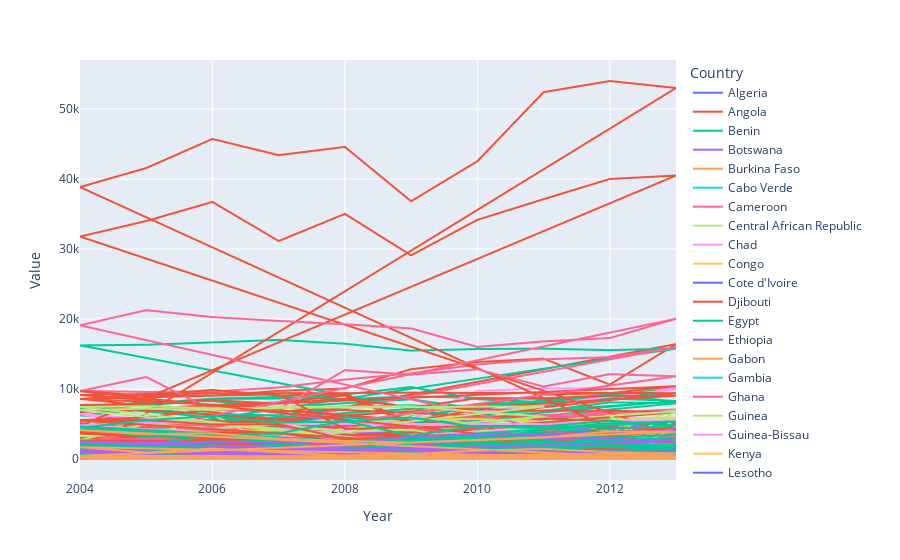

The notebook cell saved with this chart:
### Code cell
import plotly.express as px
#df = px.data.prod() # iris is a pandas DataFrame
df = prod
fig = px.line(df, x="Year", y="Value", color="Country")
fig.show()

### Figure 1 — Plotly figure (JSON) as saved in the notebook; plotly's stock layout.template omitted (floating-point values rounded to 4 significant figures; data arrays with more than 128 entries replaced by an {"elided": "..."} marker saying what was removed)
{"data": [{"hovertemplate": "Country=Algeria<br>Year=%{x}<br>Value=%{y}<extra></extra>", "legendgroup": "Algeria", "line": {"color": "#636efa", "dash": "solid"}, "mode": "lines", "name": "Algeria", "showlegend": true, "type": "scattergl", "x": {"elided": "580 int values"}, "xaxis": "x", "y": {"elided": "580 int values"}, "yaxis": "y"}, {"hovertemplate": "Country=Angola<br>Year=%{x}<br>Value=%{y}<extra></extra>", "legendgroup": "Angola", "line": {"color": "#EF553B", "dash": "solid"}, "mode": "lines", "name": "Angola", "showlegend": true, "type": "scattergl", "x": {"elided": "540 int values"}, "xaxis": "x", "y": {"elided": "540 int values"}, "yaxis": "y"}, {"hovertemplate": "Country=Benin<br>Year=%{x}<br>Value=%{y}<extra></extra>", "legendgroup": "Benin", "line": {"color": "#00cc96", "dash": "solid"}, "mode": "lines", "name": "Benin", "showlegend": true, "type": "scattergl", "x": {"elided": "590 int values"}, "xaxis": "x", "y": {"elided": "590 int values"}, "yaxis": "y"}, {"hovertemplate": "Country=Botswana<br>Year=%{x}<br>Value=%{y}<extra></extra>", "legendgroup": "Botswana", "line": {"color": "#ab63fa", "dash": "solid"}, "mode": "lines", "name": "Botswana", "showlegend": true, "type": "scattergl", "x": {"elided": "340 int values"}, "xaxis": "x", "y": {"elided": "340 int values"}, "yaxis": "y"}, {"hovertemplate": "Country=Burkina Faso<br>Year=%{x}<br>Value=%{y}<extra></extra>", "legendgroup": "Burkina Faso", "line": {"color": "#FFA15A", "dash": "solid"}, "mode": "lines", "name": "Burkina Faso", "showlegend": true, "type": "scattergl", "x": {"elided": "430 int values"}, "xaxis": "x", "y": {"elided": "430 int values"}, "yaxis": "y"}, {"hovertemplate": "Country=Cabo Verde<br>Year=%{x}<br>Value=%{y}<extra></extra>", "legendgroup": "Cabo Verde", "line": {"color": "#19d3f3", "dash": "solid"}, "mode": "lines", "name": "Cabo Verde", "showlegend": true, "type": "scattergl", "x": {"elided": "330 int values"}, "xaxis": "x", "y": {"elided": "330 int values"}, "yaxis": "y"}, {"hovertemplate": "Country=Cameroon<br>Year=%{x}<br>Value=%{y}<extra></extra>", "legendgroup": "Cameroon", "line": {"color": "#FF6692", "dash": "solid"}, "mode": "lines", "name": "Cameroon", "showlegend": true, "type": "scattergl", "x": {"elided": "650 int values"}, "xaxis": "x", "y": {"elided": "650 int values"}, "yaxis": "y"}, {"hovertemplate": "Country=Central African Republic<br>Year=%{x}<br>Value=%{y}<extra></extra>", "legendgroup": "Central African Republic", "line": {"color": "#B6E880", "dash": "solid"}, "mode": "lines", "name": "Central African Republic", "showlegend": true, "type": "scattergl", "x": {"elided": "450 int values"}, "xaxis": "x", "y": {"elided": "450 int values"}, "yaxis": "y"}, {"hovertemplate": "Country=Chad<br>Year=%{x}<br>Value=%{y}<extra></extra>", "legendgroup": "Chad", "line": {"color": "#FF97FF", "dash": "solid"}, "mode": "lines", "name": "Chad", "showlegend": true, "type": "scattergl", "x": {"elided": "390 int values"}, "xaxis": "x", "y": {"elided": "390 int values"}, "yaxis": "y"}, {"hovertemplate": "Country=Congo<br>Year=%{x}<br>Value=%{y}<extra></extra>", "legendgroup": "Congo", "line": {"color": "#FECB52", "dash": "solid"}, "mode": "lines", "name": "Congo", "showlegend": true, "type": "scattergl", "x": {"elided": "500 int values"}, "xaxis": "x", "y": {"elided": "500 int values"}, "yaxis": "y"}, {"hovertemplate": "Country=Cote d'Ivoire<br>Year=%{x}<br>Value=%{y}<extra></extra>", "legendgroup": "Cote d'Ivoire", "line": {"color": "#636efa", "dash": "solid"}, "mode": "lines", "name": "Cote d'Ivoire", "showlegend": true, "type": "scattergl", "x": {"elided": "640 int values"}, "xaxis": "x", "y": {"elided": "640 int values"}, "yaxis": "y"}, {"hovertemplate": "Country=Djibouti<br>Year=%{x}<br>Value=%{y}<extra></extra>", "legendgroup": "Djibouti", "line": {"color": "#EF553B", "dash": "solid"}, "mode": "lines", "name": "Djibouti", "showlegend": true, "type": "scattergl", "x": {"elided": "220 int values"}, "xaxis": "x", "y": {"elided": "220 int values"}, "yaxis": "y"}, {"hovertemplate": "Country=Egypt<br>Year=%{x}<br>Value=%{y}<extra></extra>", "legendgroup": "Egypt", "line": {"color": "#00cc96", "dash": "solid"}, "mode": "lines", "name": "Egypt", "showlegend": true, "type": "scattergl", "x": {"elided": "700 int values"}, "xaxis": "x", "y": {"elided": "700 int values"}, "yaxis": "y"}, {"hovertemplate": "Country=Ethiopia<br>Year=%{x}<br>Value=%{y}<extra></extra>", "legendgroup": "Ethiopia", "line": {"color": "#ab63fa", "dash": "solid"}, "mode": "lines", "name": "Ethiopia", "showlegend": true, "type": "scattergl", "x": {"elided": "600 int values"}, "xaxis": "x", "y": {"elided": "600 int values"}, "yaxis": "y"}, {"hovertemplate": "Country=Gabon<br>Year=%{x}<br>Value=%{y}<extra></extra>", "legendgroup": "Gabon", "line": {"color": "#FFA15A", "dash": "solid"}, "mode": "lines", "name": "Gabon", "showlegend": true, "type": "scattergl", "x": {"elided": "400 int values"}, "xaxis": "x", "y": {"elided": "400 int values"}, "yaxis": "y"}, {"hovertemplate": "Country=Gambia<br>Year=%{x}<br>Value=%{y}<extra></extra>", "legendgroup": "Gambia", "line": {"color": "#19d3f3", "dash": "solid"}, "mode": "lines", "name": "Gambia", "showlegend": true, "type": "scattergl", "x": {"elided": "360 int values"}, "xaxis": "x", "y": {"elided": "360 int values"}, "yaxis": "y"}, {"hovertemplate": "Country=Ghana<br>Year=%{x}<br>Value=%{y}<extra></extra>", "legendgroup": "Ghana", "line": {"color": "#FF6692", "dash": "solid"}, "mode": "lines", "name": "Ghana", "showlegend": true, "type": "scattergl", "x": {"elided": "580 int values"}, "xaxis": "x", "y": {"elided": "580 int values"}, "yaxis": "y"}, {"hovertemplate": "Country=Guinea<br>Year=%{x}<br>Value=%{y}<extra></extra>", "legendgroup": "Guinea", "line": {"color": "#B6E880", "dash": "solid"}, "mode": "lines", "name": "Guinea", "showlegend": true, "type": "scattergl", "x": {"elided": "500 int values"}, "xaxis": "x", "y": {"elided": "500 int values"}, "yaxis": "y"}, {"hovertemplate": "Country=Guinea-Bissau<br>Year=%{x}<br>Value=%{y}<extra></extra>", "legendgroup": "Guinea-Bissau", "line": {"color": "#FF97FF", "dash": "solid"}, "mode": "lines", "name": "Guinea-Bissau", "showlegend": true, "type": "scattergl", "x": {"elided": "440 int values"}, "xaxis": "x", "y": {"elided": "440 int values"}, "yaxis": "y"}, {"hovertemplate": "Country=Kenya<br>Year=%{x}<br>Value=%{y}<extra></extra>", "legendgroup": "Kenya", "line": {"color": "#FECB52", "dash": "solid"}, "mode": "lines", "name": "Kenya", "showlegend": true, "type": "scattergl", "x": {"elided": "750 int values"}, "xaxis": "x", "y": {"elided": "750 int values"}, "yaxis": "y"}, {"hovertemplate": "Country=Lesotho<br>Year=%{x}<br>Value=%{y}<extra></extra>", "legendgroup": "Lesotho", "line": {"color": "#636efa", "dash": "solid"}, "mode": "lines", "name": "Lesotho", "showlegend": true, "type": "scattergl", "x": {"elided": "230 int values"}, "xaxis": "x", "y": {"elided": "230 int values"}, "yaxis": "y"}, {"hovertemplate": "Country=Liberia<br>Year=%{x}<br>Value=%{y}<extra></extra>", "legendgroup": "Liberia", "line": {"color": "#EF553B", "dash": "solid"}, "mode": "lines", "name": "Liberia", "showlegend": true, "type": "scattergl", "x": {"elided": "420 int values"}, "xaxis": "x", "y": {"elided": "420 int values"}, "yaxis": "y"}, {"hovertemplate": "Country=Madagascar<br>Year=%{x}<br>Value=%{y}<extra></extra>", "legendgroup": "Madagascar", "line": {"color": "#00cc96", "dash": "solid"}, "mode": "lines", "name": "Madagascar", "showlegend": true, "type": "scattergl", "x": {"elided": "690 int values"}, "xaxis": "x", "y": {"elided": "690 int values"}, "yaxis": "y"}, {"hovertemplate": "Country=Malawi<br>Year=%{x}<br>Value=%{y}<extra></extra>", "legendgroup": "Malawi", "line": {"color": "#ab63fa", "dash": "solid"}, "mode": "lines", "name": "Malawi", "showlegend": true, "type": "scattergl", "x": {"elided": "480 int values"}, "xaxis": "x", "y": {"elided": "480 int values"}, "yaxis": "y"}, {"hovertemplate": "Country=Mali<br>Year=%{x}<br>Value=%{y}<extra></extra>", "legendgroup": "Mali", "line": {"color": "#FFA15A", "dash": "solid"}, "mode": "lines", "name": "Mali", "showlegend": true, "type": "scattergl", "x": {"elided": "480 int values"}, "xaxis": "x", "y": {"elided": "480 int values"}, "yaxis": "y"}, {"hovertemplate": "Country=Mauritania<br>Year=%{x}<br>Value=%{y}<extra></extra>", "legendgroup": "Mauritania", "line": {"color": "#19d3f3", "dash": "solid"}, "mode": "lines", "name": "Mauritania", "showlegend": true, "type": "scattergl", "x": {"elided": "380 int values"}, "xaxis": "x", "y": {"elided": "380 int values"}, "yaxis": "y"}, {"hovertemplate": "Country=Mauritius<br>Year=%{x}<br>Value=%{y}<extra></extra>", "legendgroup": "Mauritius", "line": {"color": "#FF6692", "dash": "solid"}, "mode": "lines", "name": "Mauritius", "showlegend": true, "type": "scattergl", "x": {"elided": "460 int values"}, "xaxis": "x", "y": {"elided": "460 int values"}, "yaxis": "y"}, {"hovertemplate": "Country=Morocco<br>Year=%{x}<br>Value=%{y}<extra></extra>", "legendgroup": "Morocco", "line": {"color": "#B6E880", "dash": "solid"}, "mode": "lines", "name": "Morocco", "showlegend": true, "type": "scattergl", "x": {"elided": "770 int values"}, "xaxis": "x", "y": {"elided": "770 int values"}, "yaxis": "y"}, {"hovertemplate": "Country=Mozambique<br>Year=%{x}<br>Value=%{y}<extra></extra>", "legendgroup": "Mozambique", "line": {"color": "#FF97FF", "dash": "solid"}, "mode": "lines", "name": "Mozambique", "showlegend": true, "type": "scattergl", "x": {"elided": "620 int values"}, "xaxis": "x", "y": {"elided": "620 int values"}, "yaxis": "y"}, {"hovertemplate": "Country=Namibia<br>Year=%{x}<br>Value=%{y}<extra></extra>", "legendgroup": "Namibia", "line": {"color": "#FECB52", "dash": "solid"}, "mode": "lines", "name": "Namibia", "showlegend": true, "type": "scattergl", "x": {"elided": "430 int values"}, "xaxis": "x", "y": {"elided": "430 int values"}, "yaxis": "y"}, {"hovertemplate": "Country=Niger<br>Year=%{x}<br>Value=%{y}<extra></extra>", "legendgroup": "Niger", "line": {"color": "#636efa", "dash": "solid"}, "mode": "lines", "name": "Niger", "showlegend": true, "type": "scattergl", "x": {"elided": "430 int values"}, "xaxis": "x", "y": {"elided": "430 int values"}, "yaxis": "y"}, {"hovertemplate": "Country=Nigeria<br>Year=%{x}<br>Value=%{y}<extra></extra>", "legendgroup": "Nigeria", "line": {"color": "#EF553B", "dash": "solid"}, "mode": "lines", "name": "Nigeria", "showlegend": true, "type": "scattergl", "x": {"elided": "610 int values"}, "xaxis": "x", "y": {"elided": "610 int values"}, "yaxis": "y"}, {"hovertemplate": "Country=Rwanda<br>Year=%{x}<br>Value=%{y}<extra></extra>", "legendgroup": "Rwanda", "line": {"color": "#00cc96", "dash": "solid"}, "mode": "lines", "name": "Rwanda", "showlegend": true, "type": "scattergl", "x": {"elided": "460 int values"}, "xaxis": "x", "y": {"elided": "460 int values"}, "yaxis": "y"}, {"hovertemplate": "Country=Sao Tome and Principe<br>Year=%{x}<br>Value=%{y}<extra></extra>", "legendgroup": "Sao Tome and Principe", "line": {"color": "#ab63fa", "dash": "solid"}, "mode": "lines", "name": "Sao Tome and Principe", "showlegend": true, "type": "scattergl", "x": {"elided": "290 int values"}, "xaxis": "x", "y": {"elided": "290 int values"}, "yaxis": "y"}, {"hovertemplate": "Country=Senegal<br>Year=%{x}<br>Value=%{y}<extra></extra>", "legendgroup": "Senegal", "line": {"color": "#FFA15A", "dash": "solid"}, "mode": "lines", "name": "Senegal", "showlegend": true, "type": "scattergl", "x": {"elided": "520 int values"}, "xaxis": "x", "y": {"elided": "520 int values"}, "yaxis": "y"}, {"hovertemplate": "Country=Sierra Leone<br>Year=%{x}<br>Value=%{y}<extra></extra>", "legendgroup": "Sierra Leone", "line": {"color": "#19d3f3", "dash": "solid"}, "mode": "lines", "name": "Sierra Leone", "showlegend": true, "type": "scattergl", "x": {"elided": "500 int values"}, "xaxis": "x", "y": {"elided": "500 int values"}, "yaxis": "y"}, {"hovertemplate": "Country=South Africa<br>Year=%{x}<br>Value=%{y}<extra></extra>", "legendgroup": "South Africa", "line": {"color": "#FF6692", "dash": "solid"}, "mode": "lines", "name": "South Africa", "showlegend": true, "type": "scattergl", "x": {"elided": "750 int values"}, "xaxis": "x", "y": {"elided": "750 int values"}, "yaxis": "y"}, {"hovertemplate": "Country=Sudan<br>Year=%{x}<br>Value=%{y}<extra></extra>", "legendgroup": "Sudan", "line": {"color": "#B6E880", "dash": "solid"}, "mode": "lines", "name": "Sudan", "showlegend": true, "type": "scattergl", "x": {"elided": "540 int values"}, "xaxis": "x", "y": {"elided": "540 int values"}, "yaxis": "y"}, {"hovertemplate": "Country=Swaziland<br>Year=%{x}<br>Value=%{y}<extra></extra>", "legendgroup": "Swaziland", "line": {"color": "#FF97FF", "dash": "solid"}, "mode": "lines", "name": "Swaziland", "showlegend": true, "type": "scattergl", "x": {"elided": "420 int values"}, "xaxis": "x", "y": {"elided": "420 int values"}, "yaxis": "y"}, {"hovertemplate": "Country=Togo<br>Year=%{x}<br>Value=%{y}<extra></extra>", "legendgroup": "Togo", "line": {"color": "#FECB52", "dash": "solid"}, "mode": "lines", "name": "Togo", "showlegend": true, "type": "scattergl", "x": {"elided": "560 int values"}, "xaxis": "x", "y": {"elided": "560 int values"}, "yaxis": "y"}, {"hovertemplate": "Country=Tunisia<br>Year=%{x}<br>Value=%{y}<extra></extra>", "legendgroup": "Tunisia", "line": {"color": "#636efa", "dash": "solid"}, "mode": "lines", "name": "Tunisia", "showlegend": true, "type": "scattergl", "x": {"elided": "610 int values"}, "xaxis": "x", "y": {"elided": "610 int values"}, "yaxis": "y"}, {"hovertemplate": "Country=Uganda<br>Year=%{x}<br>Value=%{y}<extra></extra>", "legendgroup": "Uganda", "line": {"color": "#EF553B", "dash": "solid"}, "mode": "lines", "name": "Uganda", "showlegend": true, "type": "scattergl", "x": {"elided": "560 int values"}, "xaxis": "x", "y": {"elided": "560 int values"}, "yaxis": "y"}, {"hovertemplate": "Country=United Republic of Tanzania<br>Year=%{x}<br>Value=%{y}<extra></extra>", "legendgroup": "United Republic of Tanzania", "line": {"color": "#00cc96", "dash": "solid"}, "mode": "lines", "name": "United Republic of Tanzania", "showlegend": true, "type": "scattergl", "x": {"elided": "790 int values"}, "xaxis": "x", "y": {"elided": "790 int values"}, "yaxis": "y"}, {"hovertemplate": "Country=Zambia<br>Year=%{x}<br>Value=%{y}<extra></extra>", "legendgroup": "Zambia", "line": {"color": "#ab63fa", "dash": "solid"}, "mode": "lines", "name": "Zambia", "showlegend": true, "type": "scattergl", "x": {"elided": "480 int values"}, "xaxis": "x", "y": {"elided": "480 int values"}, "yaxis": "y"}, {"hovertemplate": "Country=Zimbabwe<br>Year=%{x}<br>Value=%{y}<extra></extra>", "legendgroup": "Zimbabwe", "line": {"color": "#FFA15A", "dash": "solid"}, "mode": "lines", "name": "Zimbabwe", "showlegend": true, "type": "scattergl", "x": {"elided": "640 int values"}, "xaxis": "x", "y": {"elided": "640 int values"}, "yaxis": "y"}], "layout": {"legend": {"title": {"text": "Country"}, "tracegroupgap": 0}, "margin": {"t": 60}, "xaxis": {"anchor": "y", "domain": [0, 1], "title": {"text": "Year"}}, "yaxis": {"anchor": "x", "domain": [0, 1], "title": {"text": "Value"}}}}
